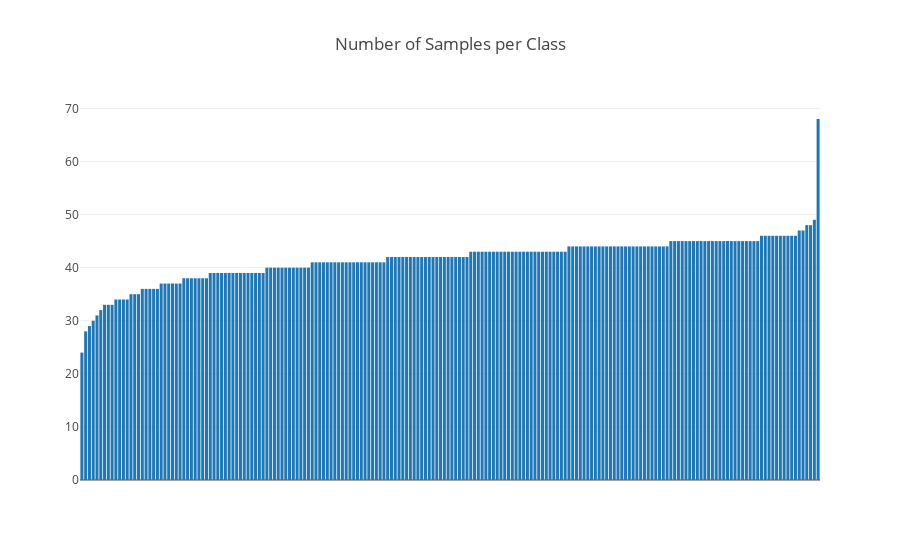

The code cell stored with this chart in its notebook:
### Code cell
counts = df.groupby('classname')['classnumber'].count()
trace = go.Bar(x = counts.index, y = counts.values)
data = [trace]
layout = go.Layout(title = "Number of Samples per Class",
                  xaxis = {
                            'categoryorder': 'array',
                            'categoryarray': [x for _, x in sorted(zip(counts.values,counts.index))],
                            'showticklabels': False})
                           
figure = go.Figure(data = data, layout = layout)
iplot(figure)

### Figure 1 — Plotly figure (JSON) as saved in the notebook; plotly's stock layout.template omitted (floating-point values rounded to 4 significant figures; data arrays with more than 128 entries replaced by an {"elided": "..."} marker saying what was removed)
{"data": [{"type": "bar", "uid": "41e8984d-4e8c-4bbe-b832-6236d9c950b1", "x": {"elided": "196 str values"}, "y": {"elided": "196 int values"}}], "layout": {"title": {"text": "Number of Samples per Class"}, "xaxis": {"categoryarray": {"elided": "196 str values"}, "categoryorder": "array", "showticklabels": false}}}
